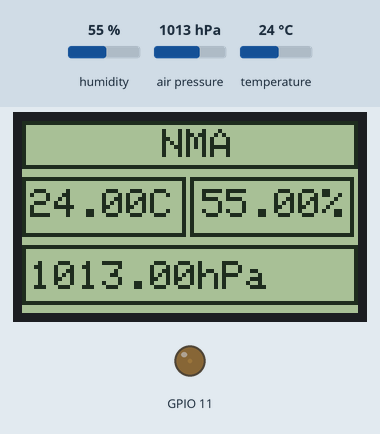
This program was run on a simulated ESP8266 (NodeMCU). Shown: 84×48 one-colour display, output pins drawn as LEDs (lit = HIGH). Inputs (shaded band) come from the test bench; at power-on: humidity 55 %, air pressure 1013 hPa, temperature 24 °C. No radio packets arrive unless stated; what the program prints to the serial monitor is not drawn.

Above: at 5.8 s.
5.9 s: humidity set to 22 %
At 15.7 s:
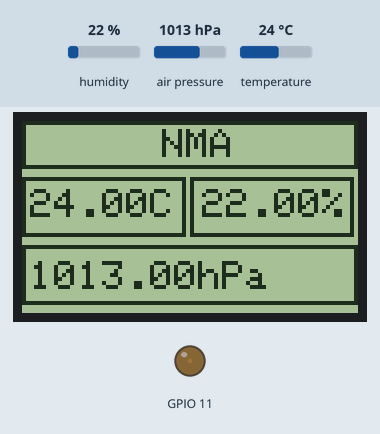
16.5 s: air pressure set to 952 hPa
At 25.6 s:
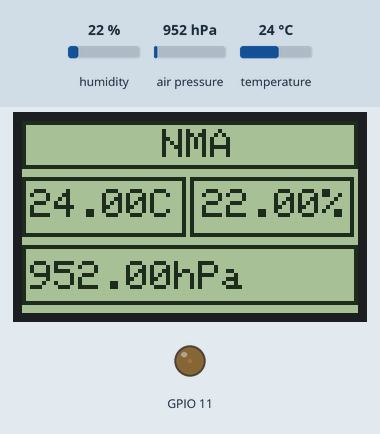
26.6 s: temperature set to 12 °C
At 35.5 s:
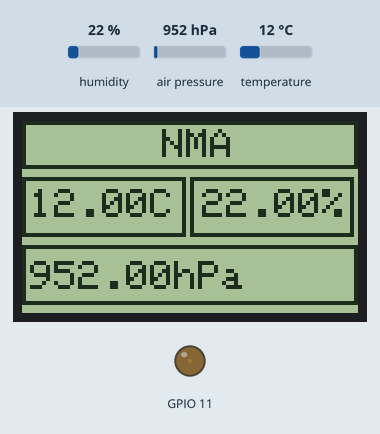
36.6 s: humidity set to 40 %
At 46.3 s:
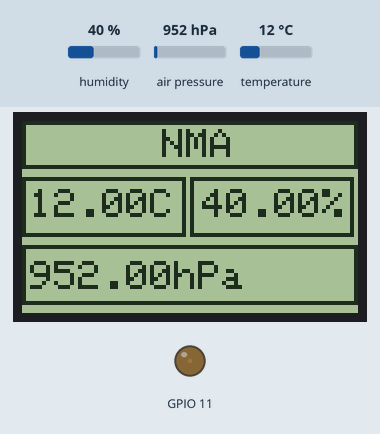
46.6 s: air pressure set to 975 hPa
At 56.5 s:
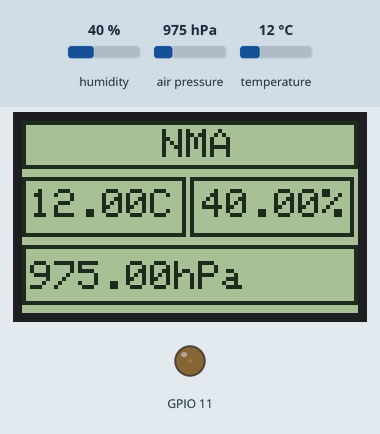
Timing chart, 0 to 57.7 s (numbered marks = the images above; inputs shaded):
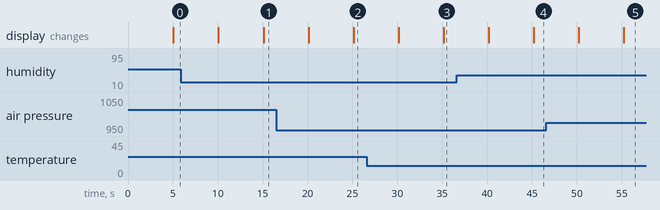

The program:

main.cpp
```cpp
#include <SPI.h>
#include <Adafruit_GFX.h>
#include <Adafruit_PCD8544.h>
#include <Wire.h>

//#include "DHT.h"
#include <RF24.h>
//#define DHTPIN 10
//#define DHTTYPE DHT11
#include  "BME280I2C.h"
#include <Adafruit_BMP085.h>
//DHT dht(DHTPIN, DHTTYPE);
RF24 radio(8,9);


const byte address[6] = "00001";
//struct MyData {
//  byte h;
//  byte t;
//};

// Declare LCD object for software SPI
// Adafruit_PCD8544(CLK,DIN,D/C,CE,RST);
Adafruit_PCD8544 display = Adafruit_PCD8544(7, 6, 5, 4, 3);
//Adafruit_BMP085 bmp;
BME280I2C bme;
int cd = 1 ;
int rotatetext = 1;
int in_delay = 10;
float indoor[3];
//MyData data;
void setup()   {
	Serial.begin(9600);
    bme.begin();
    //bmp.begin();
    radio.begin();
    radio.openWritingPipe(address);
    radio.setPALevel(RF24_PA_MAX);
    radio.stopListening();
	//Initialize Display
	display.begin();
	// you can change the contrast around to adapt the display for the best viewing!
	display.setContrast(57);
    //dht.begin();
	// Clear the buffer.
	display.clearDisplay();
    analogWrite(11,10);
    //radio.printDetails();
}

void loop() {
    //float temp = dht.readTemperature();
    float temp = bme.temp();
    //float hum = dht.readHumidity();
    float hum = bme.hum();
    //float pre = bmp.readPressure();
    float pre = bme.pres();
    //float hin = dht.computeHeatIndex(temp,hum,false);
    indoor[0] = temp;
    indoor[1] = hum;
    indoor[2] = pre;

    radio.write(indoor, sizeof(indoor));
    //float alt = bmp.readAltitude();
    //radio.write(&data, sizeof(MyData));
    display.clearDisplay();
    // Display Inverted Text
	display.setTextColor(BLACK); // 'inverted' text
    if (cd == 0){
        display.drawRect(0, 0, 84, 12,BLACK);
        display.setCursor(35,2);
        display.print("NMA");
        cd = cd+1;
        display.setCursor(2,17);
        display.drawRect(0, 14, 41, 15,BLACK);
    //display.print("T:");
	    display.print(temp);
        display.print('C');
        display.drawRect(42, 14, 41, 15,BLACK);
        display.setCursor(45,17);
	    display.print(hum);
        display.print('%');
        display.drawRect(0, 31, 84, 15,BLACK);
        display.setCursor(2,35);
        display.print(pre);
        display.print("hPa");
	    //display.display();
        //Serial.print(pre);
        //delay(in_delay);
    }
    else {
        display.drawRect(0, 0, 84, 12,BLACK);
        display.setCursor(28,2);
        display.print("Indoor");
        display.setCursor(2,17);
        //display.print("Hindex");
        display.print("Altitude");
        display.setCursor(6,30);
        display.drawRect(0, 14, 41, 30,BLACK);
        display.drawRect(42, 14, 41, 30,BLACK);
        cd = 0;
        //delay(in_delay);
    }
    Serial.print("PRE: ");
    Serial.println(pre);
    Serial.print("HUM: ");
    Serial.println(hum);
    Serial.print("TEM: ");
    Serial.println(temp);
    display.display();
	delay(5000);


}
```

Measured:
- after the input at 5.9 s, the display: first differs from a run without the input after 9.2 s (image 1)
- after the input at 16.5 s, the display: first differs from a run without the input after 8.6 s (image 2)
- after the input at 26.6 s, the display: first differs from a run without the input after 8.6 s (image 3)
- after the input at 36.6 s, the display: first differs from a run without the input after 8.6 s (image 4)
- after the input at 46.6 s, the display: first differs from a run without the input after 8.6 s (image 5)
